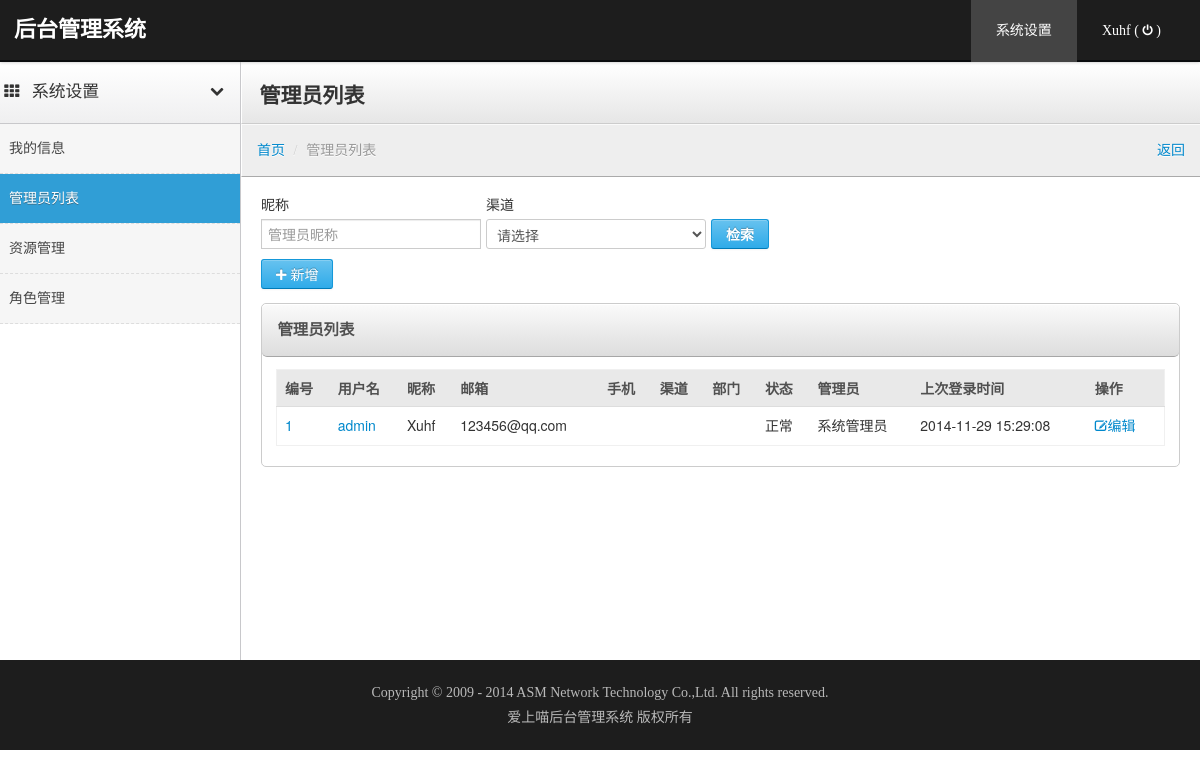
/index.php/admin/lists (signed in), run on the app's committed database.
### tables this page shows
CREATE TABLE `admin_resource` (
  `resource_id` int(4) NOT NULL AUTO_INCREMENT COMMENT '资源ID',
  `title` varchar(100) NOT NULL COMMENT '节点名称',
  `url_directory` varchar(100) NOT NULL DEFAULT '' COMMENT '控制器目录',
  `url_class` varchar(100) NOT NULL COMMENT '控制器类名',
  `url_method` varchar(100) NOT NULL COMMENT '控制器方法',
  `url_param` varchar(255) NOT NULL DEFAULT '' COMMENT '参数，json存储',
  `pid` int(4) NOT NULL DEFAULT '0' COMMENT '上级ID',
  `level` tinyint(1) NOT NULL DEFAULT '1' COMMENT '级别 1一级标题 2二级标题 3菜单 4其他',
  `permission_type` tinyint(1) NOT NULL DEFAULT '1' COMMENT '1必须控制，0非必须控制',
  `sort` decimal(10,2) NOT NULL DEFAULT '0.00' COMMENT '排序，越大越靠前',
  `stat` tinyint(1) NOT NULL DEFAULT '1' COMMENT '状态 1正常 2已冻结 3已删除',
  `created_ts` timestamp NOT NULL DEFAULT CURRENT_TIMESTAMP COMMENT '创建时间',
  PRIMARY KEY (`resource_id`),
  KEY `idx_pid` (`pid`)
);

### application/views/admin_user/list.php (the view, shortened to what the rows shown need)
<?php $this->load->view('base/header');?>
<div class="content">
    <div class="header"><h1 class="page-title">管理员列表</h1></div>
    <div class="container-fluid">
    <div class="block">
        <div id="list" class="block-body collapse in">
            <table class="table table-striped table-hover">
                <thead>
                    <?php if($sys_rbac_service->isSuperAdministrator()) : ?>
                    <th><span class="tbsort" id="s_user_id"><?php echo $column['user_id'];?></span></th>
                    <?php endif;?>
                    <th><span class="tbsort" id="s_username"><?php echo $column['username'];?></span></th>
                    <th><span class="tbsort" id="s_nickname"><?php echo $column['nickname'];?></span></th>
                    <th><span class="tbsort" id="s_email"><?php echo $column['email'];?></span></th>
                    <th><span class="tbsort" id="s_mobile"><?php echo $column['mobile'];?></span></th>
                    <?php if($sys_rbac_service->isSuperAdministrator()) : ?>
                    <th><span class="tbsort" id="s_source_id"><?php echo $column['source_id'];?></span></th>
                    <?php endif;?>
                    <th><span class="tbsort" id="s_department"><?php echo $column['department'];?></span></th>
                    <th><span class="tbsort" id="s_stat"><?php echo $column['stat'];?></span></th>
                    <th><span class="tbsort" id="s_is_admin"><?php echo $column['is_admin'];?></span></th>
                    <th><span class="tbsort" id="s_last_logined_ts"><?php echo $column['last_logined_ts'];?></span></th>
                    <th>操作</th>
                </thead>
                <tbody>
                <?php foreach($data as $row) :?>
                <tr>
                    <?php if($sys_rbac_service->isSuperAdministrator()) : ?>
                    <td><a href="<?php echo create_url('admin', array('id' => $row['user_id']));?>"><?php echo $row['user_id'];?></a></td>
                    <?php endif;?>
                    <td><a href="<?php echo create_url('admin', array('id' => $row['user_id']));?>"><?php echo $row['username'];?></a></td>
                    <td><?php echo htmlspecialchars($row['nickname']);?></td>
                    <td><?php echo htmlspecialchars($row['email']);?></td>
                    <td><?php echo htmlspecialchars($row['mobile']);?></td>
                    <?php if($sys_rbac_service->isSuperAdministrator()) : ?>
                    <td><?php echo lang_setting('admin_source_id', $row['source_id']);?></td>
                    <?php endif;?>
                    <td><?php echo htmlspecialchars($row['department']);?></td>
                    <td><?php echo lang_setting('admin_user_stat', $row['stat']);?></td>
                    <td><?php echo lang_setting('admin_user_is_admin', $row['is_admin']);?></td>
                    <td><?php echo $row['last_logined_ts'];?></td>
                    <td>
                        <a class="icon-edit" href="<?php echo create_url('admin/edit', array('id' => $row['user_id']));?>" title="编辑">编辑</a>&nbsp;&nbsp;
                    </td>
                </tr>
                <?php endforeach;?>
                </tbody>
            </table>
        </div>
    </div>
    </div>
</div>

### application/views/base/navbar.php (shortened to what the rows shown need)
<div class="navbar-inner">
    <ul class="nav pull-right">
        <li id="fat-menu" class="nvarbar_right_li"><a href="<?php echo create_url('login/logout');?>" style="margin-top:8px;"><?php echo htmlspecialchars($sys_user['nickname']);?> (<i class="icon-off"></i>)</a></li>
    </ul>
</div>

### application/views/base/sidebar.php
<div class="sidebar-nav">
<?php foreach($sys_menu_minor as $val) : ?>
    <a href="#sidebar_menu_<?php echo $val['id']?>" class="nav-header collapsed" data-toggle="collapse"><i class="icon-th"></i><?php echo $val['title']?><i class="icon-chevron-up"></i></a>
    <ul id="sidebar_menu_<?php echo $val['id']?>" class="nav nav-list collapse in">
    <?php foreach($val['sub'] as $val_sub) : ?>
        <li id="<?php echo $val_sub['url_uid'];?>"><a href="<?php echo $val_sub['url'];?>"><?php echo $val_sub['title'];?></a></li>
    <?php endforeach;?>
    </ul>
<?php endforeach; ?>
</div>

### data on the page
admin_resource: title "系统设置"
admin_resource: title "我的信息"
admin_resource: title "管理员列表"
admin_resource: title "资源管理"
admin_resource: title "角色管理"

### other printed values
$val['title'] "系统设置"
$sys_user['nickname'] "Xuhf"
$column['user_id'] "编号"
$column['username'] "用户名"
$column['nickname'] "昵称"
$column['email'] "邮箱"
$column['mobile'] "手机"
$column['source_id'] "渠道"
$column['department'] "部门"
$column['stat'] "状态"
$column['is_admin'] "管理员"
$column['last_logined_ts'] "上次登录时间"
$row['user_id'] "1"
$row['username'] "admin"
$row['nickname'] "Xuhf"
